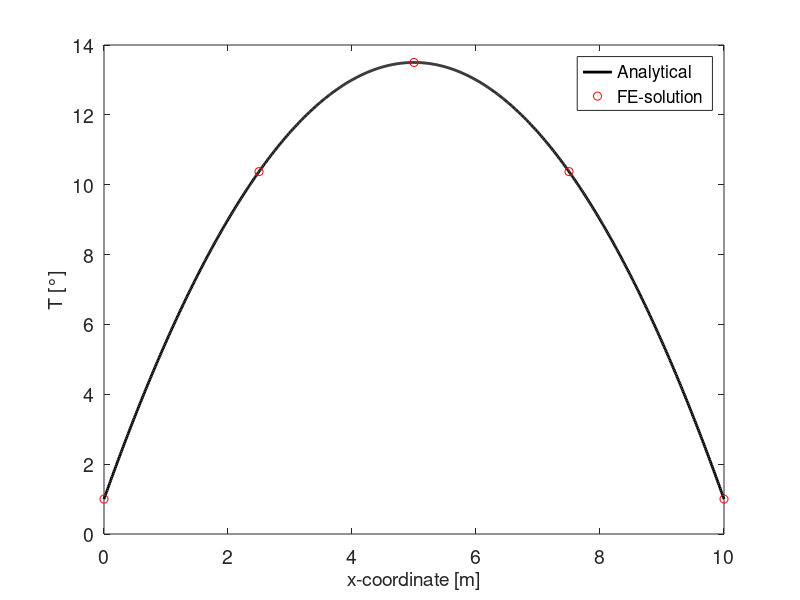

This chart was generated by the following MATLAB code:
% FEM code for 1D 2nd order steady state equation% Marcel Frehner, ETH Zurich, 2017% GENERAL STUFF    clear                                           % clear the current Workspace    close all                                       % close all figure windows    clc                                             % clear the Command Window    % GEOMETRICAL PARAMETERS    Lx	=	10;                                     % length of model [m]    % PHYSICAL PARAMETERS    kappa	=	1.0;                                  % thermal diffusivity [m2/s]    source	=	1.0;                                  % heat source [K/s]    % NUMERICAL PARAMETERS    el_tot      =	4;                              % #elements total    n_tot       = el_tot + 1 ;                   	% #nodes total    n_per_el	=	2;                              % #nodes per element    % CREATE NUMERICAL GRID    dx      =  Lx/el_tot;                     	% distance between two nodes    GCOORD  =	[0 : dx : Lx];                    	% array of coordinates	% LOCAL-TO-GLOBAL MAPPING    EL_N    =   [1 : 1: el_tot ; 2 : 1 : el_tot + 1];                        % relates local to global node numbers per element	% BOUNDARY CONDITIONS    bc_dof  =   [   1  n_tot];                      % dof's to which Dirichlet bc's are assigned    bc_val  =   [   1 1   ];                      % value for these dof's    % INITIALIZATION OF ALL KINDS OF STUFF    KG	=	zeros(n_tot,n_tot);                     % global stiffness matrix    FG	=	zeros(n_tot,1);                         % global force vector       Kloc    =    (kappa/dx)*[1, -1; -1, 1];                        % local stiffness matrix    Floc    =   source*dx*0.5*[1;1];                        % local force vector    for iel = 1:el_tot % ELEMENT LOOP    n_now   =   EL_N(: , iel);                        % which nodes are in the current element?         % add local matrices to global ones        KG(n_now,n_now)     =   KG(n_now, n_now) + Kloc;        FG(n_now)           =   FG(n_now)+Floc;end % ELEMENT LOOP% APPLY BOUNDARY CONDITIONS    %KG(bc_dof,:)        =   0;                      % set bc-rows to zero    %KG(bc_dof,bc_dof)   =   1;            % put 1 onto the main diagonal    %FG(bc_dof)          =   bc_val;          	% set bc-value to the rhs    for i=1: length(bc_dof)      KG(bc_dof(i), : ) = 0.0;      KG(bc_dof(i),bc_dof(i)) = 1.0;      FG( bc_dof(i) ) = bc_val(i);end    % SOLVER    T	= KG\FG;    % ANALYTICAL SOLUTION    x_ana 	=   0:Lx/1000:Lx;    T_ana  	=   -1/2*source/kappa.*x_ana.^2 + ...                (1/2*source*Lx/kappa+(bc_val(2)-bc_val(1))/Lx)*x_ana + bc_val(1);    % PLOTTING    plot(x_ana,T_ana,'k-','LineWidth',2)            % plot analytical solution as thick black line    hold on                                         % set the figure status to hold, to plot more stuff on top    plot(GCOORD,T,'ro')                             % plot numerical solution as red circles        set(gca,'FontSize',14)                          % set the font size of the figure to 14    xlim([0 Lx])                                    % left and right limits of the x-axis    %ylim([0 14])                                    % bottom and top limits of the y-axis    xlabel('x-coordinate [m]','FontSize',14)        % label of the x-axis    ylabel('T [°]','FontSize',14)                   % label of the y-axis    legend('Analytical','FE-solution')              % add a legend to the figure    drawnow